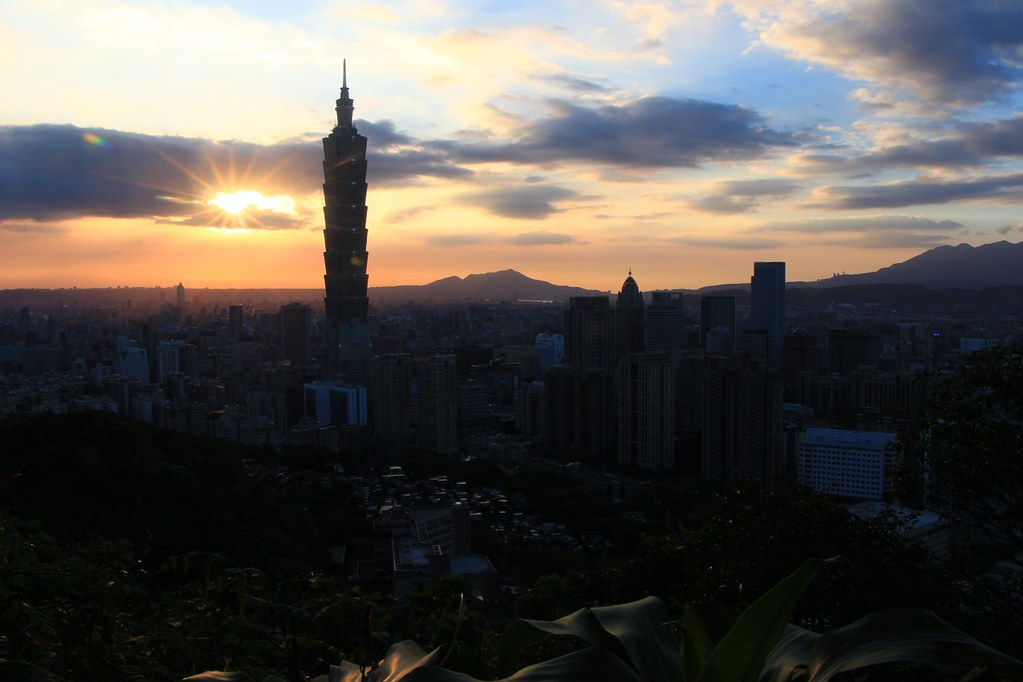
#> input picture demo1.jpg, 1023 x 682 px
$ python main.py
#> lines starting #> are read from the running program, lines starting #| are printed output that depends on the picture
#> further down, image is the input picture: shape (682, 1023, 3); mean B, G, R 78.6, 82.6, 86.6
import cv2
import numpy as np
import matplotlib.pyplot as plt
name = 'demo1.jpg' #檔案名稱
def gray_equalize_hist(img):
    # 存下原圖的數據
    img_histogram = np.zeros(256)
    for i in range(img.shape[0]):
        for j in range(img.shape[1]):
            img_histogram[img[i, j, 0]] += 1
    # 計算累積直方圖並計算分布位置
    total = img.shape[0] * img.shape[1]
    cur = 0
    new_val = np.zeros(256)
    map = {}
    for i in range(256):
        cur += img_histogram[i]
        new_val[int(cur / total * 255)] += img_histogram[i]
        map[i] = int(cur / total * 255)
    # 印出原圖的直方圖
    plt.figure()
    plt.bar(range(256), img_histogram)
    plt.title(f'{name} gray Original Histogram')
    plt.savefig(f'{name} gray Original_Histogram.png')
    # 印出均衡化後的直方圖
    plt.figure()
    plt.bar(range(256), new_val)
    plt.title(f'{name} gray Equalized Histogram')
    plt.savefig(f'{name} gray Equalized_Histogram.png')
    # return 均衡化後的圖片
    new_img = np.zeros(img.shape)
    for i in range(img.shape[0]):
        for j in range(img.shape[1]):
            new_img[i, j, 0] = map[img[i, j, 0]]
    return new_img
def rgb_equalize_hist(img):
    # 存下原圖rgb三層的分別數據
    img_histogram = np.zeros((256, 3))
    for i in range(img.shape[0]):
        for j in range(img.shape[1]):
            for k in range(3):
                img_histogram[img[i, j, k], k] += 1
    # 計算累積直方圖並計算分布位置
    total = img.shape[0] * img.shape[1]
#> total = 697686
    cur = np.zeros(3)
    new_val = np.zeros((256, 3))
    map = [{} for _ in range(3)]
    for i in range(256):
        for k in range(3):
            cur[k] += img_histogram[i, k]
            new_val[int(cur[k] / total * 255), k] += img_histogram[i, k]
            map[k][i] = int(cur[k] / total * 255)
#> after the loop, cur = [697686, 697686, 697686]
    # 分別印出每個通道的原圖直方圖
    channel_names = ['Blue', 'Green', 'Red']
    for k in range(3):
        plt.figure()
        plt.bar(range(256), img_histogram[:, k],label=channel_names[k])
        plt.title(f'{name} BGR Original Histogram - {channel_names[k]} Channel')
        plt.legend()
        plt.savefig(f'{name} BGR Original_Histogram_{channel_names[k]}.png')
    # 分別印出每個通道的均衡化後的直方圖
    for k in range(3):
        plt.figure()
        plt.bar(range(256), new_val[:, k],label=channel_names[k])
        plt.title(f'{name} BGR Equalized Histogram - {channel_names[k]} Channel')
        plt.legend()
        plt.savefig(f'{name} BGR Equalized_Histogram_{channel_names[k]}.png')
#> this loop made 3 passes
#> pass 1, in rgb_equalize_hist, `plt.savefig(f'{name} BGR Equalized_Histogram_{channel_names[k]}.png')`:
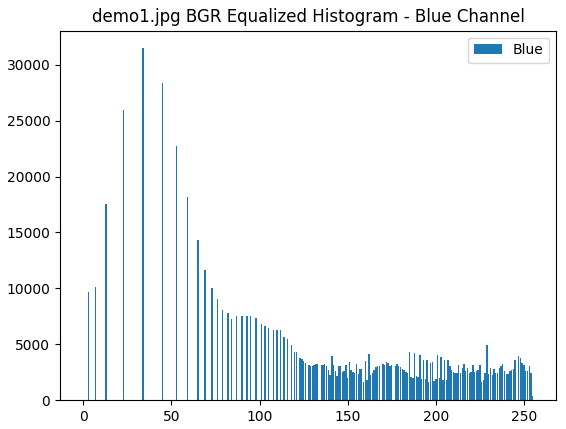
#> figure drawn by matplotlib, 1 panel; tallest bar 31483 high, from x = 33.6 to 34.4
    # return 均衡化後的圖片
    new_img = np.zeros(img.shape, dtype=np.uint8)
    for i in range(img.shape[0]):
        for j in range(img.shape[1]):
            for k in range(3):
                new_img[i, j, k] = map[k][img[i, j, k]]
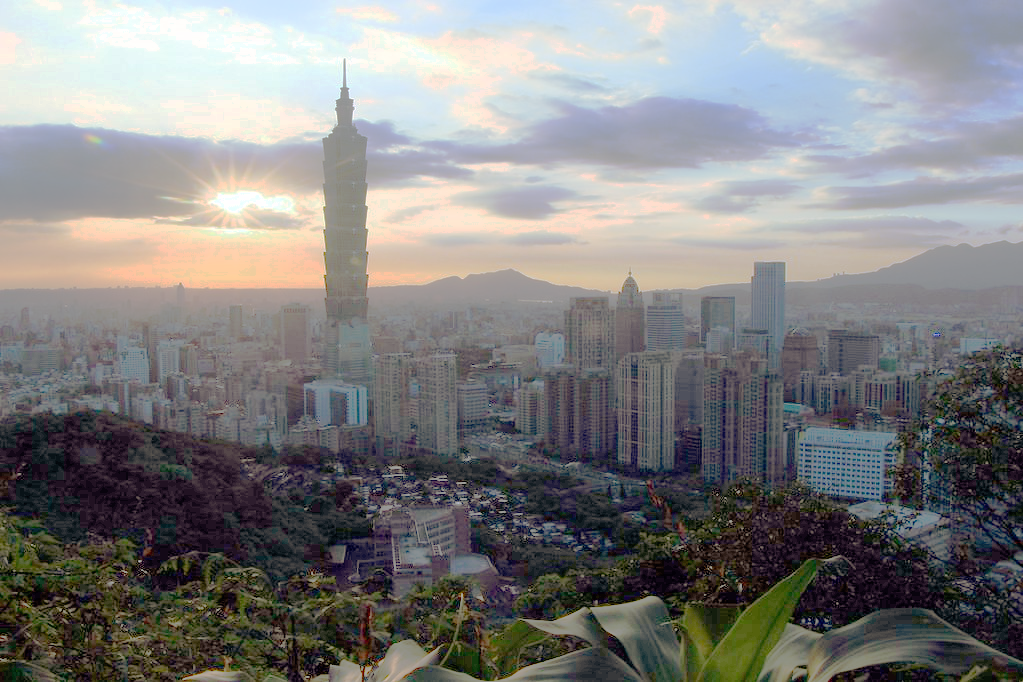
#> new_img: shape (682, 1023, 3); mean B, G, R 128.6, 128.8, 129.4
    return new_img

def hsv_equalize_hist(img):
    # 將圖像從 BGR 轉換為 HSV
    img = cv2.cvtColor(img, cv2.COLOR_BGR2HSV)
#> img: shape (682, 1023, 3); mean H, S, V 66.6, 79.9, 94.3
    # 計算 V 通道的直方圖
    img_histogram = np.zeros(256)
    for i in range(img.shape[0]):
        for j in range(img.shape[1]):
            img_histogram[img[i, j, 2]] += 1
    # 計算累積直方圖與分布位置
    total = img.shape[0] * img.shape[1]
#> total = 697686
    cur = 0
    new_val = np.zeros(256)
    map = {}
    for i in range(256):
        cur += img_histogram[i]
        new_val[int(cur / total * 255)] += img_histogram[i]
        map[i] = int(cur / total * 255)
#> after the loop, cur = 697686
    # 印出原圖的直方圖
    plt.figure()
    plt.bar(range(256), img_histogram)
    plt.title(f'{name} HSV Original Histogram')
    plt.savefig(f'{name} HSV Original_Histogram.png')
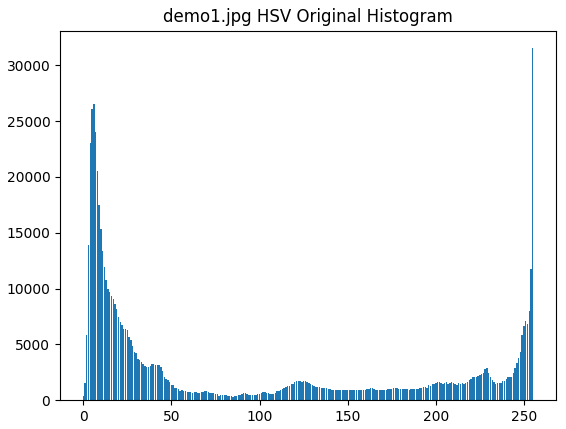
#> figure drawn by matplotlib, 1 panel; tallest bar 31520 high, from x = 254.6 to 255.4
    # 印出均衡化後的直方圖
    plt.figure()
    plt.bar(range(256), new_val)
    plt.title(f'{name} HSV Equalized Histogram')
    plt.savefig(f'{name} HSV Equalized_Histogram.png')
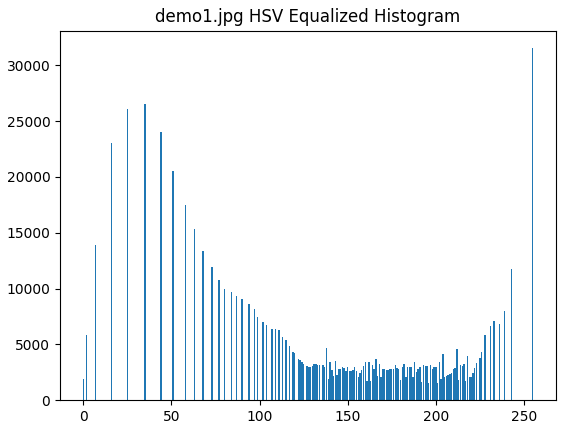
#> figure drawn by matplotlib, 1 panel; tallest bar 31520 high, from x = 254.6 to 255.4
    # 創建新圖像，並應用直方圖均衡化
    new_img = np.zeros(img.shape, dtype=np.uint8)
    for i in range(img.shape[0]):
        for j in range(img.shape[1]):
            new_img[i, j, 0] = img[i, j, 0]
            new_img[i, j, 1] = img[i, j, 1]
            new_img[i, j, 2] = map[img[i, j, 2]]
#> new_img: shape (682, 1023, 3); mean H, S, V 66.6, 79.9, 128.8
    # 將圖像從 HSV 轉換回 BGR 並return
    new_img = cv2.cvtColor(new_img, cv2.COLOR_HSV2BGR)
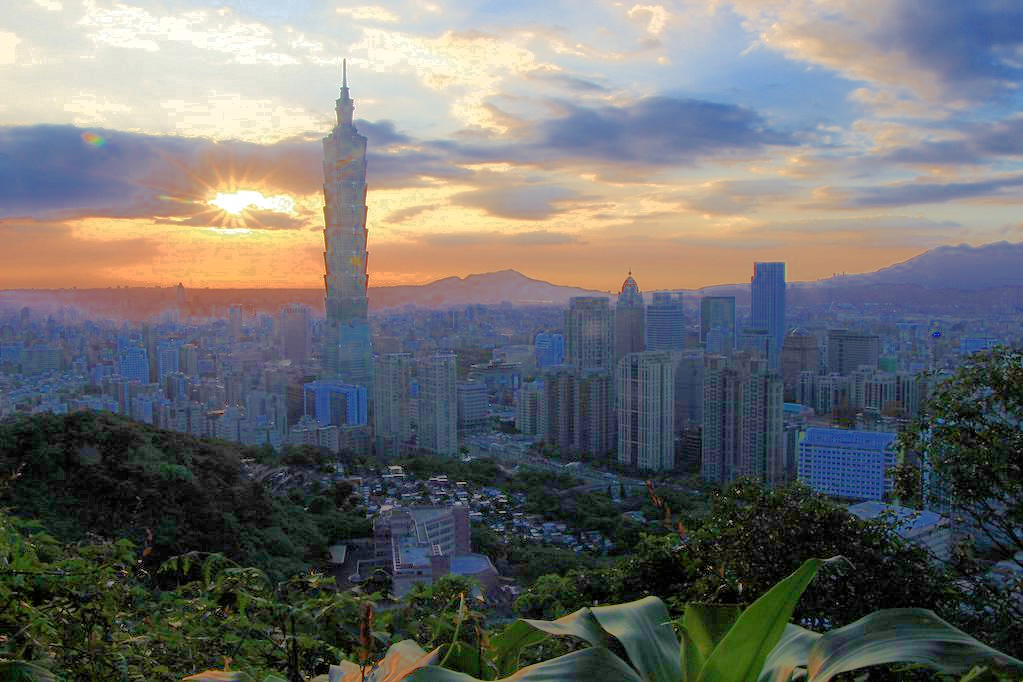
#> new_img: shape (682, 1023, 3); mean B, G, R 109.7, 110.6, 109.7
    return new_img

if __name__ == "__main__":
    image = cv2.imread(f'{name}',cv2.IMREAD_UNCHANGED)
    if len(image.shape) == 2:
        # 灰階圖像從[x, y]轉成[x, y, 1]
        image.shape = image.shape + (1,)
    if len(image.shape) == 3 and image.shape[2] == 1:
        # 灰階圖像
        image = gray_equalize_hist(image)
        cv2.imwrite(f'{name}_gray_equalized.jpg', image)
    elif len(image.shape) == 3 and image.shape[2] >= 3:
        # 彩色圖像透過BGR進行均化
        image1 = rgb_equalize_hist(image)
        cv2.imwrite(f'{name}_rgb_equalized.jpg', image1)
        # 彩色圖透過HSV進行均化
        image2 = hsv_equalize_hist(image)
        cv2.imwrite(f'{name}_hsv_equalized.jpg', image2)

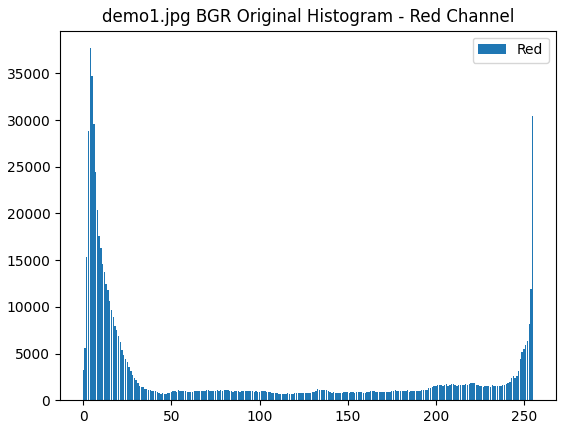
#> figure drawn by matplotlib, 1 panel; tallest bar 37702 high, from x = 3.6 to 4.4
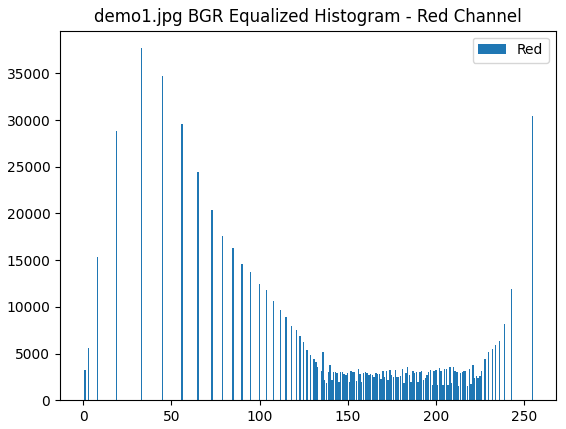
#> figure drawn by matplotlib, 1 panel; tallest bar 37702 high, from x = 32.6 to 33.4
